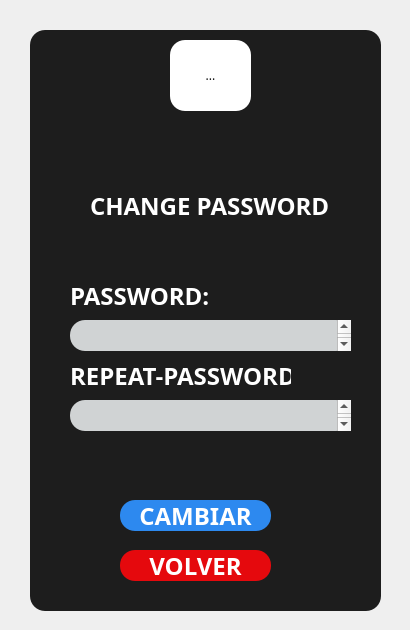
<?xml version="1.0" encoding="UTF-8"?>
<ui version="4.0">
 <class>Form</class>
 <widget class="QWidget" name="Form">
  <property name="geometry">
   <rect>
    <x>0</x>
    <y>0</y>
    <width>410</width>
    <height>630</height>
   </rect>
  </property>
  <property name="windowTitle">
   <string>Form</string>
  </property>
  <property name="styleSheet">
   <string notr="true">*{
font-family: century gothic;
}
QWidget{

background-image: url(&quot;C:/Users/Usuario/Documents/UNIVERSIDAD/PYTHON/INTERFACES_GRAFICAS/REGISTRO_USUARIO/images/fondo.png&quot;);
}
QFrame#contenedor{
background:#1d1d1d;
border-radius:15px;
}
QToolButton{
background:white;
border-radius:15px;
}
QPushButton{
background:#2d89ef;
color:white;
border-radius:15px;
font-size:24px;
font-weight:bold;
}

QPushButton:hover{
background:#2b5797;
color:white;
border-radius:15px;
font-weight: bold;
font-size:24px;
font-weight:bold;
}
QLabel{
font-weight:bold;
color:white;
font-size:24px;
}
QPushButton#volver{
background:#e5090d;
color:white;
border-radius:15px;
font-size:24px;
font-weight:bold;
}

QPushButton:hover#volver{
background:#22943c;
color:white;
border-radius:15px;
font-weight: bold;
font-size:24px;
font-weight:bold;
}
QTextEdit{
background:#D0D3D4;
color:black;
border-radius:15px;
font-weight: bold;
font-size:20px;
font-weight:bold;
}</string>
  </property>
  <widget class="QFrame" name="contenedor">
   <property name="geometry">
    <rect>
     <x>30</x>
     <y>30</y>
     <width>351</width>
     <height>581</height>
    </rect>
   </property>
   <property name="frameShape">
    <enum>QFrame::StyledPanel</enum>
   </property>
   <property name="frameShadow">
    <enum>QFrame::Raised</enum>
   </property>
   <widget class="QToolButton" name="toolButton">
    <property name="geometry">
     <rect>
      <x>140</x>
      <y>10</y>
      <width>81</width>
      <height>71</height>
     </rect>
    </property>
    <property name="text">
     <string>...</string>
    </property>
    <property name="icon">
     <iconset>
      <normaloff>images/leon.png</normaloff>images/leon.png</iconset>
    </property>
    <property name="iconSize">
     <size>
      <width>100</width>
      <height>100</height>
     </size>
    </property>
   </widget>
   <widget class="QLabel" name="label">
    <property name="geometry">
     <rect>
      <x>60</x>
      <y>160</y>
      <width>241</width>
      <height>31</height>
     </rect>
    </property>
    <property name="text">
     <string>CHANGE PASSWORD</string>
    </property>
   </widget>
   <widget class="QLabel" name="label_3">
    <property name="geometry">
     <rect>
      <x>40</x>
      <y>240</y>
      <width>141</width>
      <height>51</height>
     </rect>
    </property>
    <property name="text">
     <string>PASSWORD:</string>
    </property>
   </widget>
   <widget class="QLabel" name="label_4">
    <property name="geometry">
     <rect>
      <x>40</x>
      <y>320</y>
      <width>221</width>
      <height>51</height>
     </rect>
    </property>
    <property name="text">
     <string>REPEAT-PASSWORD</string>
    </property>
   </widget>
   <widget class="QPushButton" name="crear">
    <property name="geometry">
     <rect>
      <x>90</x>
      <y>470</y>
      <width>151</width>
      <height>31</height>
     </rect>
    </property>
    <property name="text">
     <string>CAMBIAR</string>
    </property>
   </widget>
   <widget class="QPushButton" name="volver">
    <property name="geometry">
     <rect>
      <x>90</x>
      <y>520</y>
      <width>151</width>
      <height>31</height>
     </rect>
    </property>
    <property name="text">
     <string>VOLVER</string>
    </property>
   </widget>
   <widget class="QTextEdit" name="txt1">
    <property name="geometry">
     <rect>
      <x>40</x>
      <y>290</y>
      <width>281</width>
      <height>31</height>
     </rect>
    </property>
   </widget>
   <widget class="QTextEdit" name="txt2">
    <property name="geometry">
     <rect>
      <x>40</x>
      <y>370</y>
      <width>281</width>
      <height>31</height>
     </rect>
    </property>
   </widget>
  </widget>
 </widget>
 <resources/>
 <connections/>
</ui>
